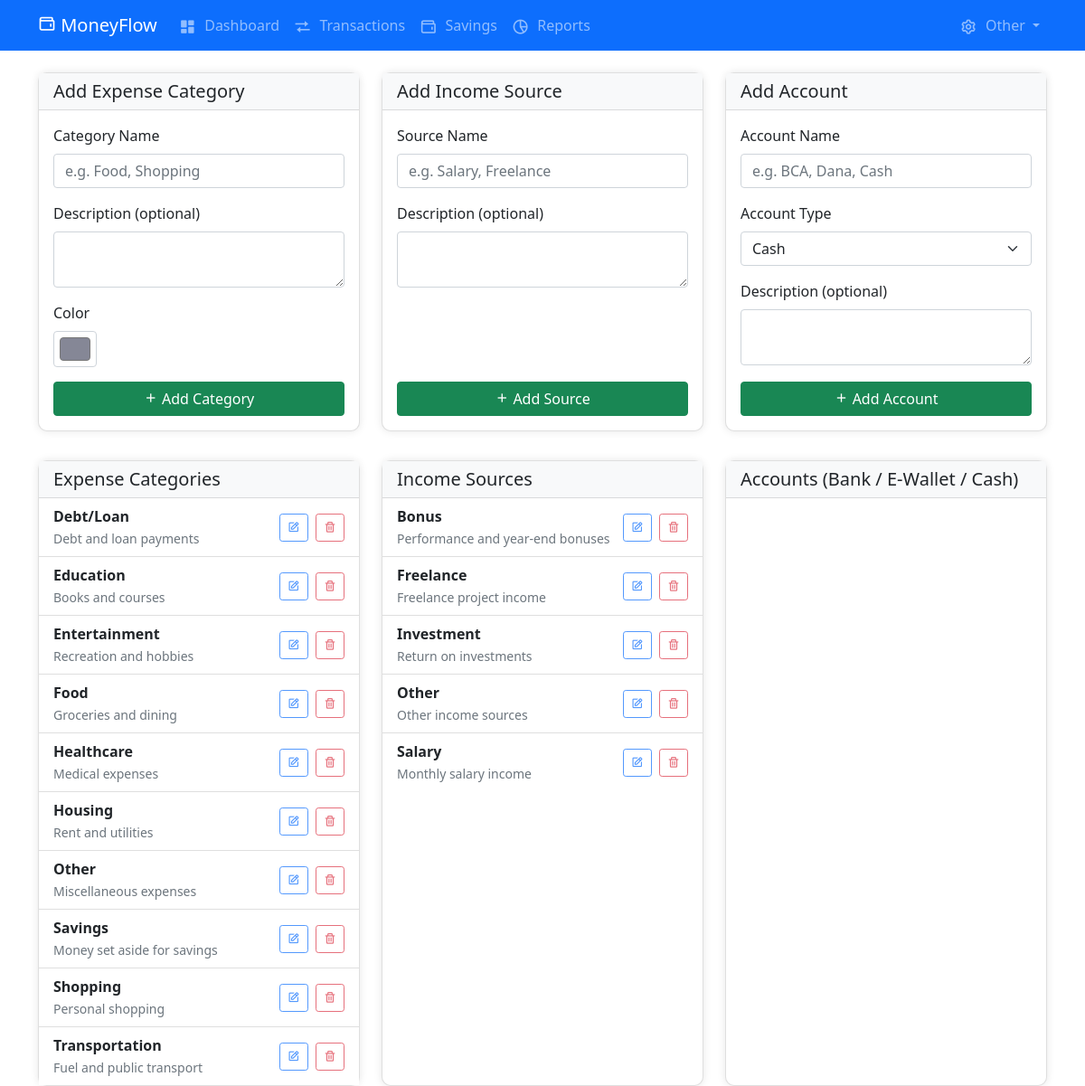
The app's page /categories.php, older data.
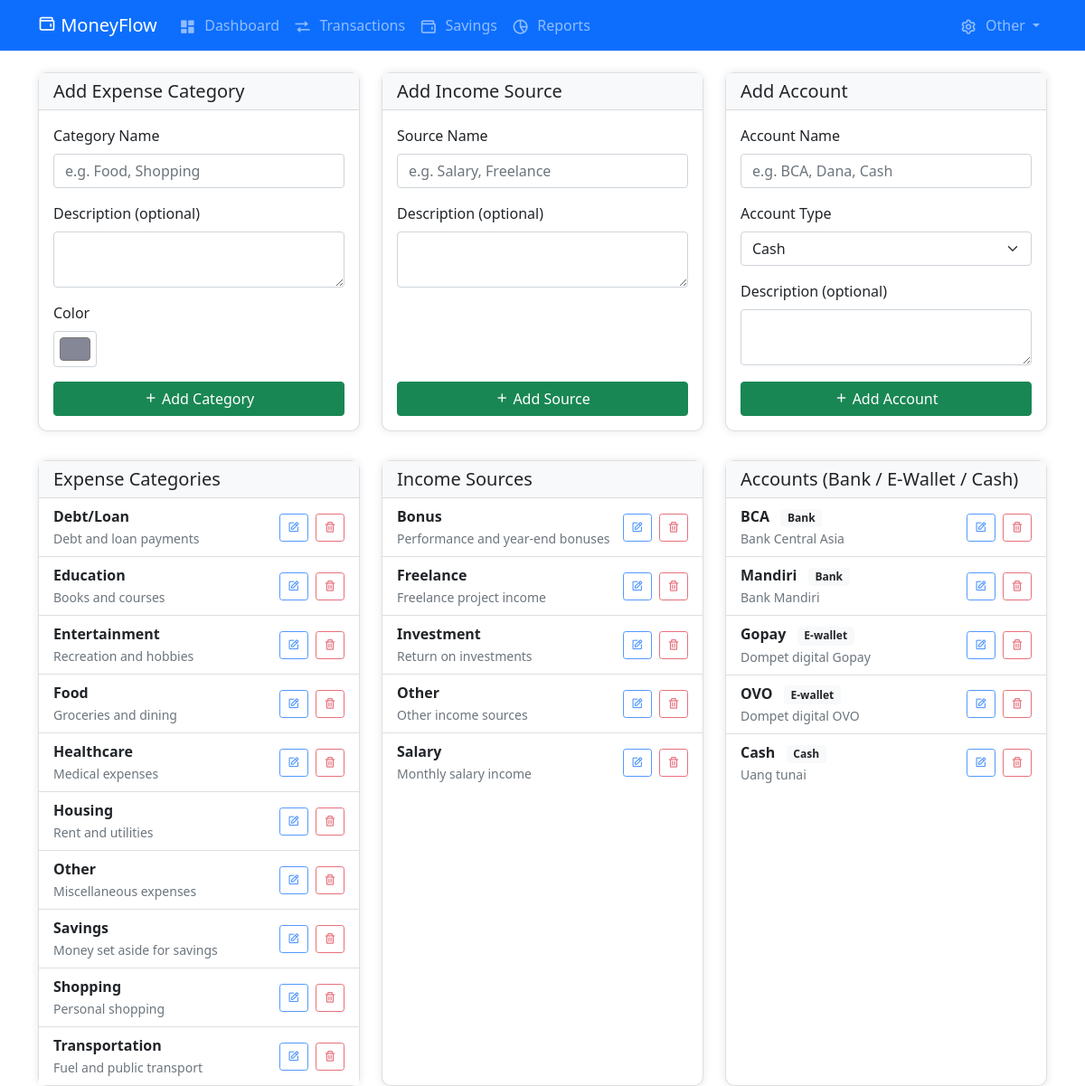
The same page, newer data.
### tables this page shows
CREATE TABLE expense_categories (
    id INT PRIMARY KEY AUTO_INCREMENT,
    category_name VARCHAR(50) NOT NULL,
    description TEXT,
    is_fixed_expense BOOLEAN DEFAULT FALSE,
    is_active BOOLEAN DEFAULT TRUE,
    created_at TIMESTAMP DEFAULT CURRENT_TIMESTAMP,
    budget_limit DECIMAL(15,2) DEFAULT NULL
);

CREATE TABLE income_sources (
    id INT PRIMARY KEY AUTO_INCREMENT,
    source_name VARCHAR(50) NOT NULL,
    description TEXT,
    expected_amount DECIMAL(15,2) DEFAULT NULL,
    is_recurring BOOLEAN DEFAULT FALSE,
    recurrence_type ENUM('daily', 'weekly', 'monthly', 'yearly') DEFAULT NULL,
    is_active BOOLEAN DEFAULT TRUE,
    created_at TIMESTAMP DEFAULT CURRENT_TIMESTAMP
);

CREATE TABLE accounts (
    id INT PRIMARY KEY AUTO_INCREMENT,
    account_name VARCHAR(100) NOT NULL,
    account_type ENUM('bank', 'e-wallet', 'cash', 'other') NOT NULL DEFAULT 'cash',
    description TEXT,
    is_active BOOLEAN DEFAULT TRUE,
    created_at TIMESTAMP DEFAULT CURRENT_TIMESTAMP
);

### categories.php (the view, shortened to what this page needs)
<?php
$db = new Database();
$conn = $db->getConnection();
$incomeSources = $conn->query("SELECT * FROM income_sources WHERE is_active = TRUE ORDER BY source_name")->fetchAll();
$expenseCategories = $conn->query("SELECT * FROM expense_categories WHERE is_active = TRUE ORDER BY category_name")->fetchAll();
$accounts = $conn->query("SELECT * FROM accounts WHERE is_active = TRUE ORDER BY account_type, account_name")->fetchAll();
?>
<div class="row g-4">
    <div class="col-md-4">
        <div class="card h-100">
            <div class="card-header d-flex justify-content-between align-items-center">
                <h5 class="mb-0">Add Expense Category</h5>
            </div>
            <div class="card-body d-flex flex-column h-100">
                <form id="addExpenseCategoryForm" onsubmit="event.preventDefault(); addItem('expense');" class="d-flex flex-column h-100">
                    <div class="mb-3">
                        <label class="form-label">Category Name</label>
                        <input type="text" class="form-control" id="swal-name-expense" placeholder="e.g. Food, Shopping" required>
                    </div>
                    <div class="mb-3">
                        <label class="form-label">Description (optional)</label>
                        <textarea class="form-control" id="swal-description-expense" rows="2"></textarea>
                    </div>
                    <div class="mb-3">
                        <label class="form-label">Color</label>
                        <input type="color" class="form-control form-control-color" id="swal-color-expense" value="#858796">
                    </div>
                    <button type="submit" class="btn btn-success w-100 mt-auto">
                        <i class='bx bx-plus'></i> Add Category
                    </button>
                </form>
            </div>
        </div>
    </div>
    <div class="col-md-4">
        <div class="card h-100">
            <div class="card-header d-flex justify-content-between align-items-center">
                <h5 class="mb-0">Add Income Source</h5>
            </div>
            <div class="card-body d-flex flex-column h-100">
                <form id="addIncomeSourceForm" onsubmit="event.preventDefault(); addItem('income');" class="d-flex flex-column h-100">
                    <div class="mb-3">
                        <label class="form-label">Source Name</label>
                        <input type="text" class="form-control" id="swal-name-income" placeholder="e.g. Salary, Freelance" required>
                    </div>
                    <div class="mb-3">
                        <label class="form-label">Description (optional)</label>
                        <textarea class="form-control" id="swal-description-income" rows="2"></textarea>
                    </div>
                    <button type="submit" class="btn btn-success w-100 mt-auto">
                        <i class='bx bx-plus'></i> Add Source
                    </button>
                </form>
            </div>
        </div>
    </div>
    <div class="col-md-4">
        <div class="card h-100">
            <div class="card-header d-flex justify-content-between align-items-center">
                <h5 class="mb-0">Add Account</h5>
            </div>
            <div class="card-body d-flex flex-column h-100">
                <form id="addAccountForm" onsubmit="event.preventDefault(); addAccountFormSubmit();" class="d-flex flex-column h-100">
                    <div class="mb-3">
                        <label class="form-label">Account Name</label>
                        <input type="text" class="form-control" id="swal-account-name-form" placeholder="e.g. BCA, Dana, Cash" required>
                    </div>
                    <div class="mb-3">
                        <label class="form-label">Account Type</label>
                        <select class="form-select" id="swal-account-type-form">
                            <option value="cash">Cash</option>
                        </select>
                    </div>
                    <div class="mb-3">
                        <label class="form-label">Description (optional)</label>
                        <textarea class="form-control" id="swal-account-description-form" rows="2"></textarea>
                    </div>
                    <button type="submit" class="btn btn-success w-100 mt-auto">
                        <i class='bx bx-plus'></i> Add Account
                    </button>
                </form>
            </div>
        </div>
    </div>
</div>
<div class="row g-4 mt-2">
    <div class="col-md-4">
        <div class="card h-100">
            <div class="card-header">
                <h5 class="mb-0">Expense Categories</h5>
            </div>
            <div class="card-body p-0">
                <ul class="list-group list-group-flush">
                    <?php foreach ($expenseCategories as $category): ?>
                    <li class="list-group-item d-flex justify-content-between align-items-center">
                        <div>
                            <span class="fw-bold"><?= htmlspecialchars($category['category_name']) ?></span>
                            <?php if($category['description']): ?>
                                <br><small class="text-muted"><?= htmlspecialchars($category['description']) ?></small>
                            <?php endif; ?>
                        </div>
                        <div>
                            <button type="button" class="btn btn-sm btn-outline-primary me-1"
                                onclick="editCategory(<?= $category['id'] ?>, 'expense', '<?= htmlspecialchars(addslashes($category['category_name'])) ?>', '<?= htmlspecialchars(addslashes($category['description'])) ?>', '<?= htmlspecialchars($category['color']) ?>')"
                                title="Edit">
                                <i class='bx bx-edit'></i>
                            </button>
                            <button type="button" class="btn btn-sm btn-outline-danger"
                                onclick="confirmDelete(<?= $category['id'] ?>, 'expense', '<?= htmlspecialchars($category['category_name']) ?>')"
                                title="Delete">
                                <i class='bx bx-trash'></i>
                            </button>
                        </div>
                    </li>
                    <?php endforeach; ?>
                </ul>
            </div>
        </div>
    </div>
    <div class="col-md-4">
        <div class="card h-100">
            <div class="card-header">
                <h5 class="mb-0">Income Sources</h5>
            </div>
            <div class="card-body p-0">
                <ul class="list-group list-group-flush">
                    <?php foreach ($incomeSources as $source): ?>
                    <li class="list-group-item d-flex justify-content-between align-items-center">
                        <div>
                            <span class="fw-bold"><?= htmlspecialchars($source['source_name']) ?></span>
                            <?php if($source['description']): ?>
                                <br><small class="text-muted"><?= htmlspecialchars($source['description']) ?></small>
                            <?php endif; ?>
                        </div>
                        <div>
                            <button type="button" class="btn btn-sm btn-outline-primary me-1"
                                onclick="editCategory(<?= $source['id'] ?>, 'income', '<?= htmlspecialchars(addslashes($source['source_name'])) ?>', '<?= htmlspecialchars(addslashes($source['description'])) ?>')"
                                title="Edit">
                                <i class='bx bx-edit'></i>
                            </button>
                            <button type="button" class="btn btn-sm btn-outline-danger"
                                onclick="confirmDelete(<?= $source['id'] ?>, 'income', '<?= htmlspecialchars($source['source_name']) ?>')"
                                title="Delete">
                                <i class='bx bx-trash'></i>
                            </button>
                        </div>
                    </li>
                    <?php endforeach; ?>
                </ul>
            </div>
        </div>
    </div>
    <div class="col-md-4">
        <div class="card h-100">
            <div class="card-header">
                <h5 class="mb-0">Accounts (Bank / E-Wallet / Cash)</h5>
            </div>
            <div class="card-body p-0">
                <ul class="list-group list-group-flush">
                    <?php foreach ($accounts as $acc): ?>
                    <li class="list-group-item d-flex justify-content-between align-items-center">
                        <div>
                            <span class="fw-bold"><?= htmlspecialchars($acc['account_name']) ?></span>
                            <span class="badge bg-light text-dark ms-2"><?= ucfirst($acc['account_type']) ?></span>
                            <?php if($acc['description']): ?>
                                <br><small class="text-muted"><?= htmlspecialchars($acc['description']) ?></small>
                            <?php endif; ?>
                        </div>
                        <div>
                            <button type="button" class="btn btn-sm btn-outline-primary me-1"
                                onclick="editAccount(<?= $acc['id'] ?>, '<?= htmlspecialchars(addslashes($acc['account_name'])) ?>', '<?= htmlspecialchars(addslashes($acc['account_type'])) ?>', '<?= htmlspecialchars(addslashes($acc['description'])) ?>')"
                                title="Edit">
                                <i class='bx bx-edit'></i>
                            </button>
                            <button type="button" class="btn btn-sm btn-outline-danger"
                                onclick="confirmDeleteAccount(<?= $acc['id'] ?>, '<?= htmlspecialchars($acc['account_name']) ?>')"
                                title="Delete">
                                <i class='bx bx-trash'></i>
                            </button>
                        </div>
                    </li>
                    <?php endforeach; ?>
                </ul>
            </div>
        </div>
    </div>
</div>
<?php
$pageContent = ob_get_clean();
include 'includes/layout.php';
?>

### includes/layout.php (shortened to what this page needs)
<!DOCTYPE html>
<html lang="en">
<head>
    <link href="https://cdn.jsdelivr.net/npm/bootstrap@5.1.3/dist/css/bootstrap.min.css" rel="stylesheet">
    <link href="https://cdn.jsdelivr.net/npm/boxicons@2.0.7/css/boxicons.min.css" rel="stylesheet">
    <link href="assets/css/style.css" rel="stylesheet">
    <link href="https://cdn.jsdelivr.net/npm/sweetalert2@11/dist/sweetalert2.min.css" rel="stylesheet">
</head>
<body>
    <?php include 'includes/navbar.php'; ?>
    <div class="container mt-4">
        <?php if(isset($pageContent)) echo $pageContent; ?>
    </div>
</body>
</html>

### includes/navbar.php (shortened to what this page needs)
<nav class="navbar navbar-expand-lg navbar-dark bg-primary">
    <div class="container">
        <a class="navbar-brand" href="index.php">
            <i class='bx bx-wallet'></i> MoneyFlow
        </a>
        <div class="collapse navbar-collapse" id="navbarNav">
            <ul class="navbar-nav me-auto">
                <li class="nav-item">
                    <a class="nav-link" href="index.php">
                        <i class='bx bxs-dashboard'></i> Dashboard
                    </a>
                </li>
                <li class="nav-item">
                    <a class="nav-link" href="transactions.php">
                        <i class='bx bx-transfer'></i> Transactions
                    </a>
                </li>
                <li class="nav-item">
                    <a class="nav-link" href="savings.php">
                        <i class='bx bx-wallet'></i> Savings
                    </a>
                </li>
                <li class="nav-item">
                    <a class="nav-link" href="reports.php">
                        <i class='bx bx-pie-chart-alt-2'></i> Reports
                    </a>
                </li>
            </ul>
            <ul class="navbar-nav">
                <li class="nav-item dropdown">
                    <a class="nav-link dropdown-toggle" href="#" role="button" data-bs-toggle="dropdown">
                        <i class='bx bx-cog'></i> Other
                    </a>
                </li>
            </ul>
        </div>
    </div>
</nav>

### assets/css/style.css (style rules this page uses)
.card { border-radius: 10px; box-shadow: 0 0 10px rgba(0,0,0,0.1); transition: transform 0.2s; }
.nav-item .bx { font-size: 1.2rem; vertical-align: middle; margin-right: 5px; }

### categories.php (style rules this page uses)
.list-group-item { transition: background 0.2s; }
.btn-outline-danger, .btn-outline-primary { opacity: 0.7; transition: opacity 0.2s; }
.card-header { background: #f8f9fa; }

Row changes from the older to the newer data that the page shows:
added accounts: account_name "BCA", account_type "Bank", description "Bank Central Asia"
added accounts: account_name "Mandiri", account_type "Bank", description "Bank Mandiri"
added accounts: account_name "Gopay", account_type "E-wallet", description "Dompet digital Gopay"
added accounts: account_name "OVO", account_type "E-wallet", description "Dompet digital OVO"
added accounts: account_name "Cash", account_type "Cash", description "Uang tunai"
